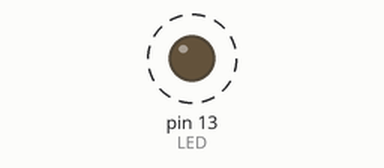
Recording of a sketch running on a simulated Arduino Uno, built with avr-gcc and run on an emulated ATmega328P. Parts: output pins drawn as LEDs (lit = HIGH). Dashed ring = blinking.

Above: at 0.5 s.
Timing chart, 0 to 3.0 s (numbered marks = the images above):
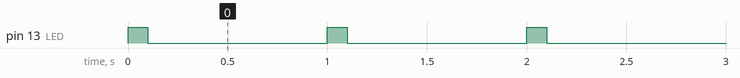

The sketch:

p0_blink.ino
```cpp
/*
 * P0: Blink - EigenRobotics
 *
 * El "Hola Mundo" de Arduino.
 * Un LED que parpadea cada segundo.
 *
 * Conceptos:
 * - pinMode(): configurar pin como salida
 * - digitalWrite(): encender/apagar
 * - delay(): esperar milisegundos
 * - loop(): se repite infinitamente
 *
 * Circuito:
 * - LED conectado al pin 13 (o usar el LED integrado en la placa)
 * - Resistencia 220 ohm en serie
 */

const int LED = 13;  // Pin 13 tiene LED integrado en la placa

void setup() {
  pinMode(LED, OUTPUT);
}

void loop() {
  digitalWrite(LED, HIGH);  // Encender
  delay(100);              // Esperar 1 segundo
  digitalWrite(LED, LOW);   // Apagar
  delay(900
  );              // Esperar 1 segundo
}

/*
 * EXPERIMENTOS:
 *
 * 1. Cambia delay(1000) a delay(100) - parpadeo rápido
 * 2. Cambia delay(1000) a delay(2000) - parpadeo lento
 * 3. Haz que encienda 2 segundos y apague 0.5 segundos
 * 4. Conecta un LED externo en otro pin (ej: pin 8)
 */
```

Measured:
- by itself, pin 13 (LED): alternates HIGH for 0.10 s and LOW for 0.90 s
